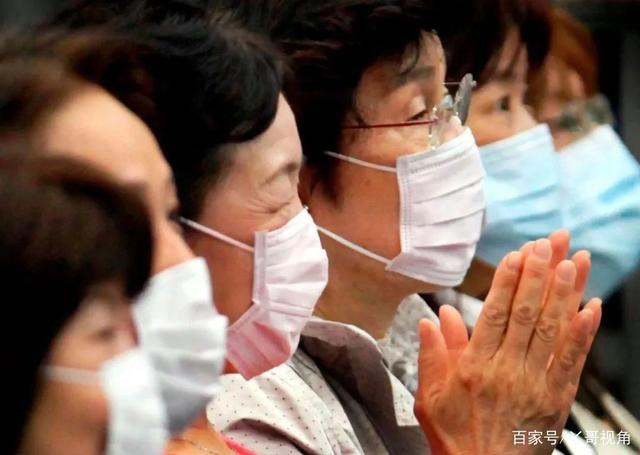
#> input picture FaceMaskDetection-master/img/6.jpeg, 640 x 455 px, given in place of 6.jpg, which was not available
$ python shuiyinqc.py
#> lines starting #> are read from the running program, lines starting #| are printed output that depends on the picture; after the words box and inside, x2 and y2 are one past the last pixel; in counts of white or black regions, pixels touching at a corner belong together; pictures that were not available may be replaced by others from this repository, and a replacement may not be noted
"""
作者:12452
日期:2022年06月08日
"""
import cv2
import numpy as np
# path = "D:/py\FaceMaskDetection-master/img/4.jpeg"
path = "D:/py\FaceMaskDetection-master/img/6.jpg"


img = cv2.imread(path)
#> img is the input picture: shape (455, 640, 3); mean B, G, R 86, 99.1, 124.2
height,width = img.shape[0:2]
#> height = 455; width = 640
#开始操作
thresh = cv2.inRange( img,np.array([0,0,0]),np.array([192,192,192]) )
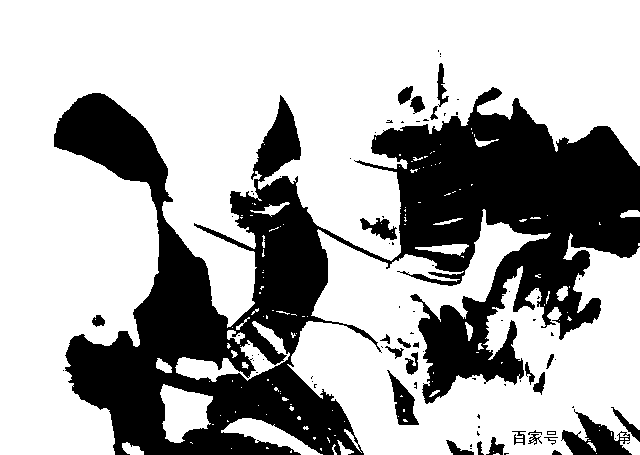
#> thresh: shape (455, 640); 67.7% white; 83 black regions (56 under 20 px), largest, box (x1, y1, x2, y2) and area: (54, 87, 640, 455) 88738, (561, 409, 632, 455) 1508, (387, 370, 419, 425) 759
scan = np.ones( (3,3),np.uint8)
cor = cv2.dilate(thresh,scan,iterations=1)
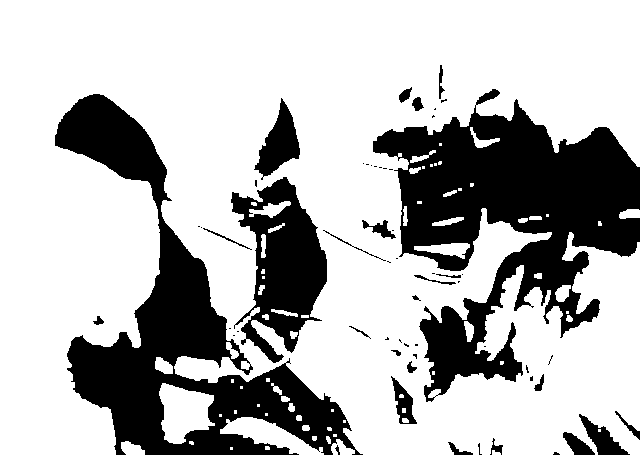
#> cor: shape (455, 640); 71.9% white; 58 black regions (33 under 20 px), largest, box (x1, y1, x2, y2) and area: (373, 89, 640, 402) 36645, (55, 94, 363, 455) 30779, (231, 177, 327, 363) 9157
specular = cv2.inpaint(img,cor,5,flags=cv2.INPAINT_TELEA)
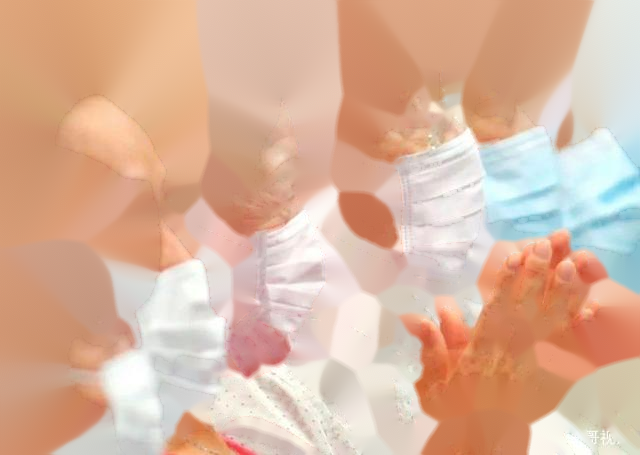
#> specular: shape (455, 640, 3); mean B, G, R 158.4, 180.8, 218.3
#操作结束，下面开始是输出图片的代码
cv2.namedWindow("image",0)
cv2.resizeWindow("image",int(width/2),int(height/2))
cv2.imshow("image",img)

cv2.namedWindow("modified",0)
cv2.resizeWindow("modified",int(width/2),int(height/2))
cv2.imshow("modified",specular)

cv2.waitKey(0)
cv2.destroyAllWindows()

$ run again, with FaceMaskDetection-master/img/11.jpeg copied over FaceMaskDetection-master/img/6.jpeg
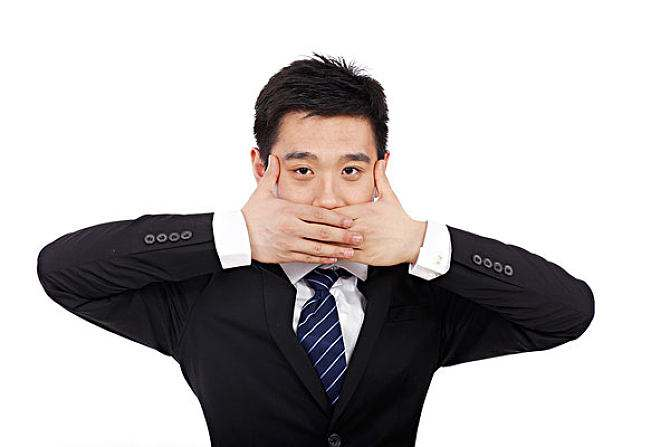
#> input picture FaceMaskDetection-master/img/11.jpeg, 670 x 447 px, given in place of 6.jpg, which was not available
#> img is the input picture: shape (447, 670, 3); mean B, G, R 186.5, 186.3, 190.1
#> `thresh = cv2.inRange( img,np.array([0,0,0]),np.array([192,192,192]) )`:
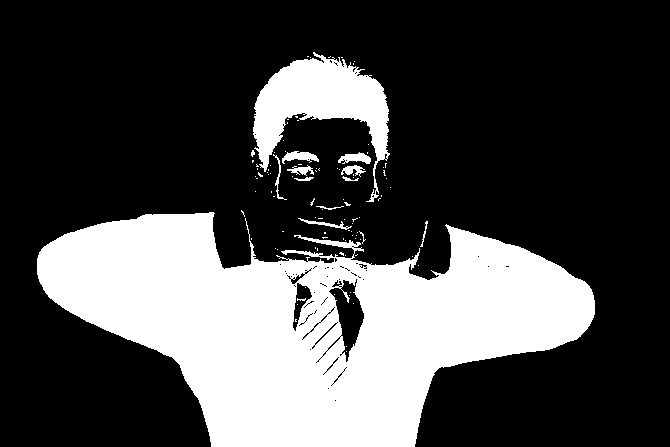
#> thresh: shape (447, 670); 28.4% white; 102 white regions (89 under 20 px), largest, box (x1, y1, x2, y2) and area: (37, 212, 595, 447) 75309, (253, 52, 390, 202) 8218, (282, 151, 319, 164) 263
#> cor: shape (447, 670); 30.4% white; 13 white regions (7 under 20 px), largest, box (x1, y1, x2, y2) and area: (36, 209, 596, 447) 78839, (250, 51, 391, 203) 10677, (336, 151, 372, 182) 731, (297, 216, 361, 233) 404, (315, 198, 352, 211) 167, (309, 197, 316, 207) 44
#> `specular = cv2.inpaint(img,cor,5,flags=cv2.INPAINT_TELEA)`:
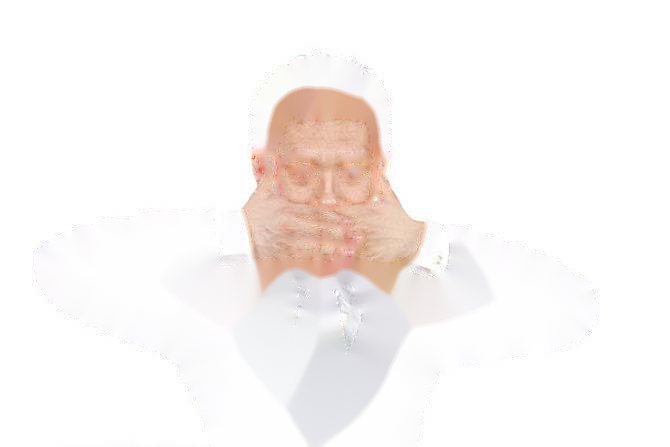
#> specular: shape (447, 670, 3); mean B, G, R 244.2, 245.8, 249.8

$ run again, with FaceMaskDetection-master/img/5.jpeg copied over FaceMaskDetection-master/img/6.jpeg
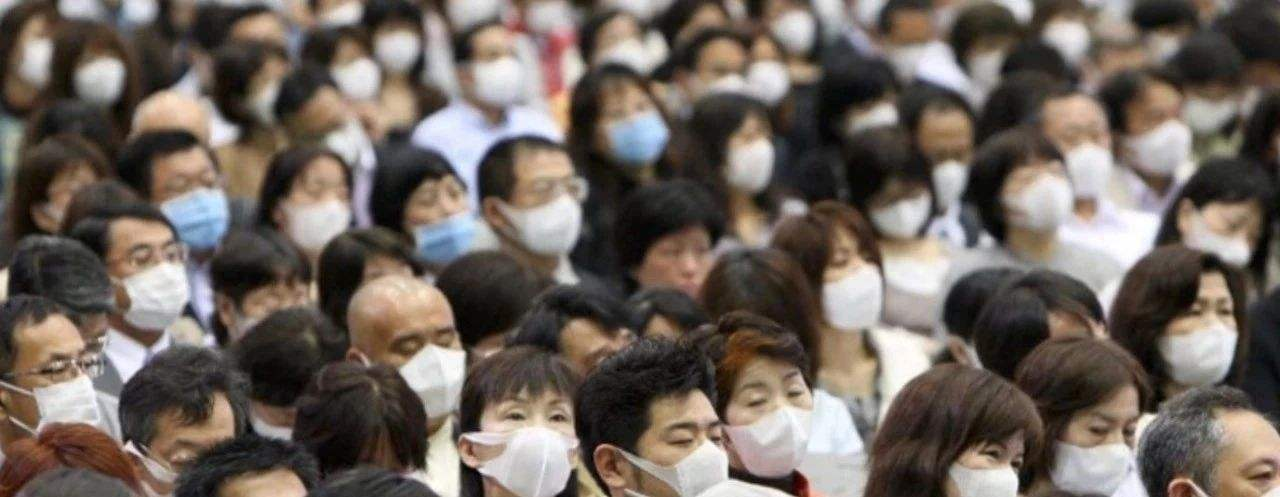
#> input picture FaceMaskDetection-master/img/5.jpeg, 1280 x 497 px, given in place of 6.jpg, which was not available
#> img is the input picture: shape (497, 1280, 3); mean B, G, R 92.9, 100.2, 110.6
#> `thresh = cv2.inRange( img,np.array([0,0,0]),np.array([192,192,192]) )`:
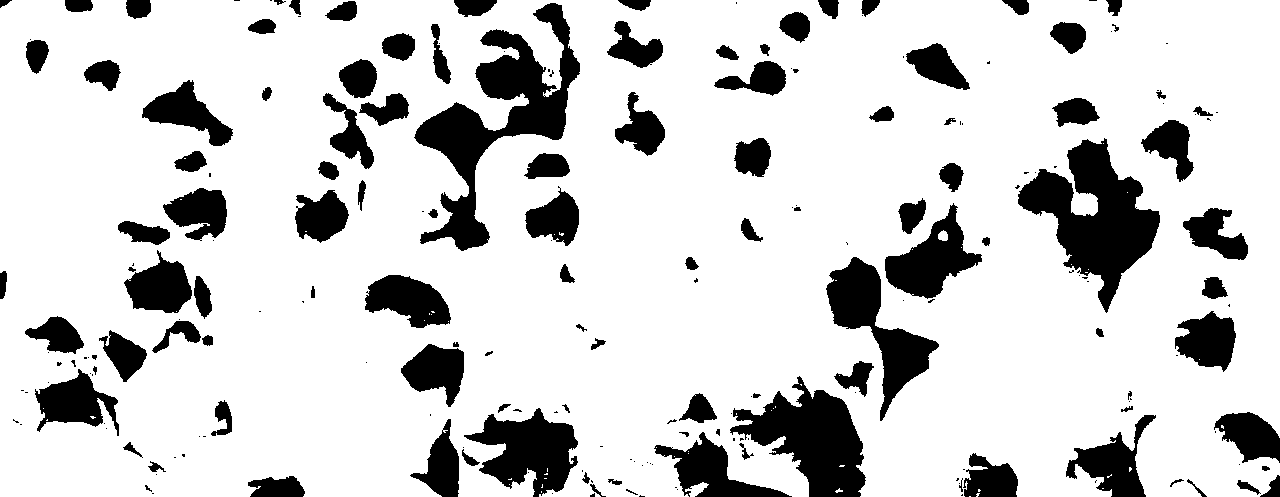
#> thresh: shape (497, 1280); 81.8% white; 218 black regions (107 under 20 px), largest, box (x1, y1, x2, y2) and area: (414, 3, 580, 251) 12365, (1018, 138, 1160, 313) 10801, (730, 376, 866, 497) 8255
#> cor: shape (497, 1280); 84.7% white; 131 black regions (43 under 20 px), largest, box (x1, y1, x2, y2) and area: (416, 4, 579, 250) 10761, (1019, 140, 1159, 311) 9844, (732, 385, 864, 497) 7397
#> `specular = cv2.inpaint(img,cor,5,flags=cv2.INPAINT_TELEA)`:
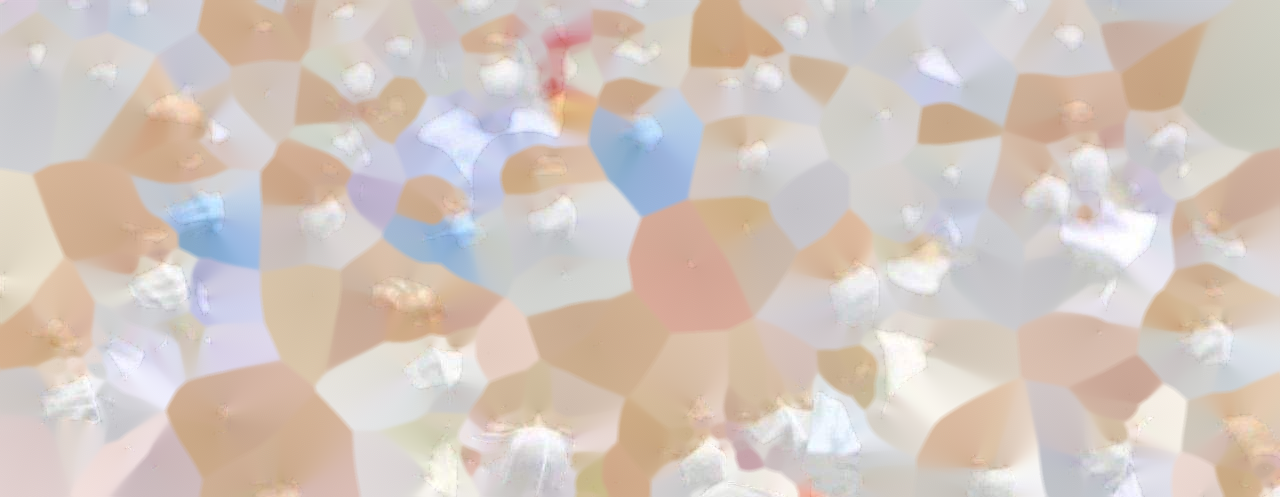
#> specular: shape (497, 1280, 3); mean B, G, R 190.8, 198.6, 210.9
